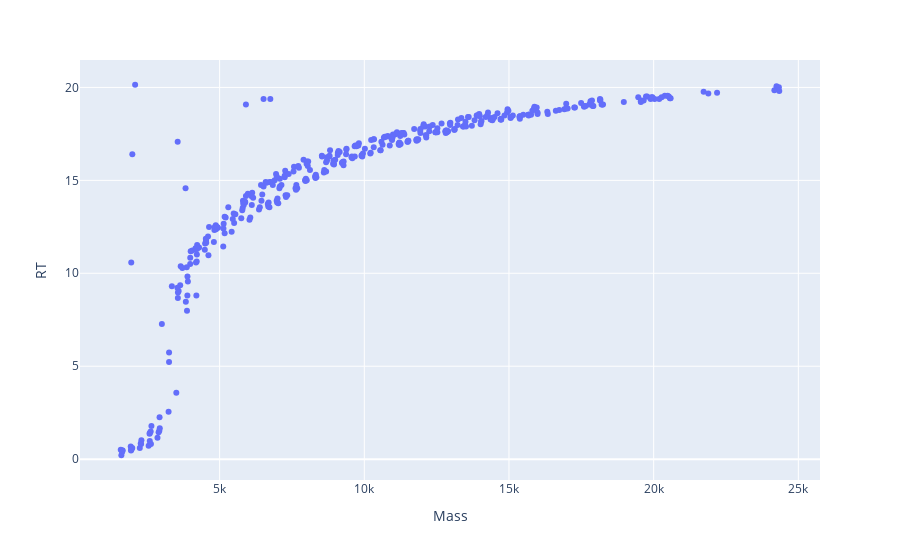
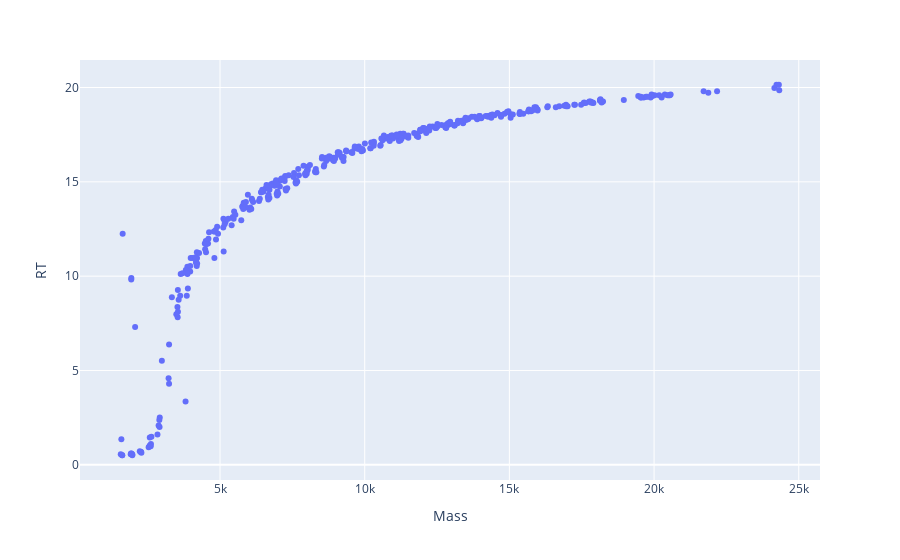

Write notebook code for charts like these, in order.
### Code cell
# plotly_zone(dfm_r[(dfm_r.Mass>5800)&(dfm_r.Mass<6800)], y='Vol')
# plotly_zone(dfm_l[(dfm_l.Mass>5800)&(dfm_l.Mass<6800)], y='Vol')
plotly_zone(dfm_l, y='RT')
plotly_zone(dfm_r, y='RT')

### Figure 1 — Plotly figure (JSON) as saved in the notebook; plotly's stock layout.template omitted (floating-point values rounded to 4 significant figures; data arrays with more than 128 entries replaced by an {"elided": "..."} marker saying what was removed)
{"data": [{"hovertemplate": "Mass=%{x}<br>RT=%{y}<extra></extra>", "legendgroup": "", "marker": {"color": "#636efa", "symbol": "circle"}, "mode": "markers", "name": "", "orientation": "v", "showlegend": false, "type": "scatter", "x": {"elided": "396 float values"}, "xaxis": "x", "y": {"elided": "396 float values"}, "yaxis": "y"}], "layout": {"legend": {"tracegroupgap": 0}, "margin": {"t": 60}, "xaxis": {"anchor": "y", "domain": [0, 1], "title": {"text": "Mass"}}, "yaxis": {"anchor": "x", "domain": [0, 1], "title": {"text": "RT"}}}}

### Figure 2 — Plotly figure (JSON) as saved in the notebook; plotly's stock layout.template omitted (floating-point values rounded to 4 significant figures; data arrays with more than 128 entries replaced by an {"elided": "..."} marker saying what was removed)
{"data": [{"hovertemplate": "Mass=%{x}<br>RT=%{y}<extra></extra>", "legendgroup": "", "marker": {"color": "#636efa", "symbol": "circle"}, "mode": "markers", "name": "", "orientation": "v", "showlegend": false, "type": "scatter", "x": {"elided": "394 float values"}, "xaxis": "x", "y": {"elided": "394 float values"}, "yaxis": "y"}], "layout": {"legend": {"tracegroupgap": 0}, "margin": {"t": 60}, "xaxis": {"anchor": "y", "domain": [0, 1], "title": {"text": "Mass"}}, "yaxis": {"anchor": "x", "domain": [0, 1], "title": {"text": "RT"}}}}
